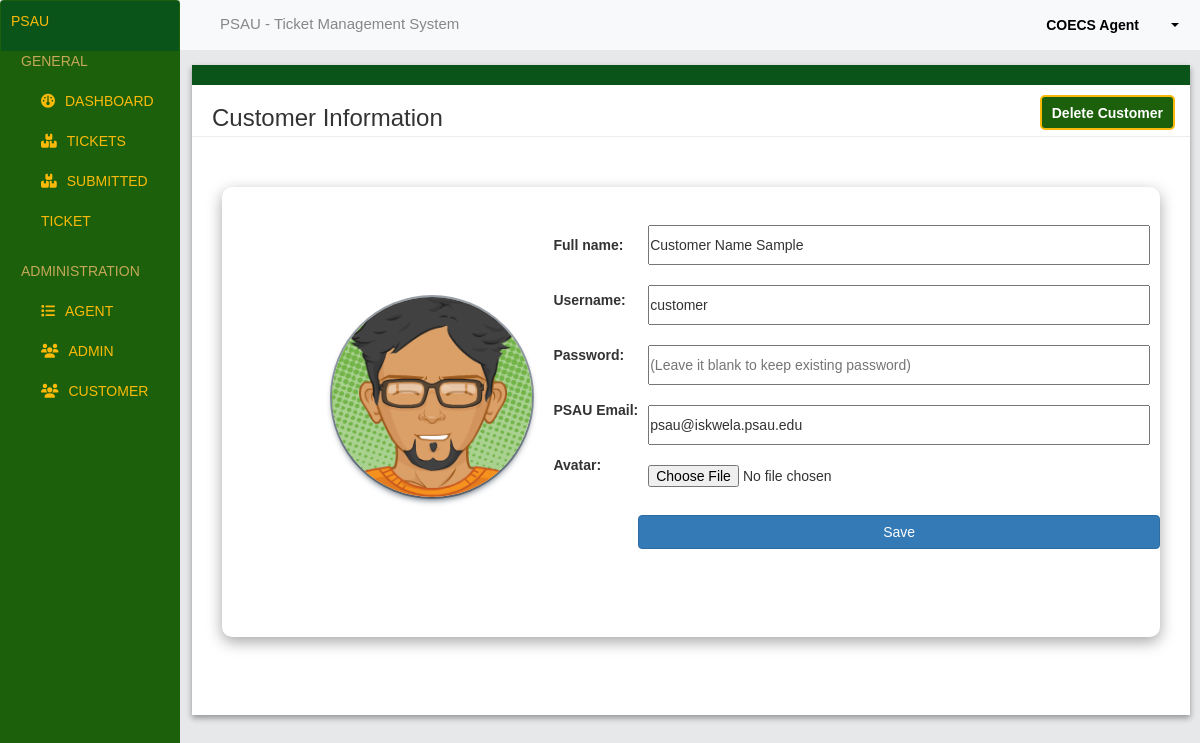
/admin/customer/open-customer.php?id=4 (signed in), run on the app's committed database.
### tables this page shows
CREATE TABLE `users` (
  `id` int(11) NOT NULL,
  `username` varchar(255) NOT NULL,
  `password` varchar(255) NOT NULL,
  `full_name` varchar(60) NOT NULL,
  `image` text NOT NULL,
  `psau_email` varchar(60) NOT NULL,
  `role` enum('customer','staff','admin') NOT NULL,
  `department` text NOT NULL
);

### admin/customer/open-customer.php (the view, shortened to what this page needs)
<?php
include_once '../../connectivity.php';
$username = $_SESSION["username"];
$sql = "SELECT id, full_name FROM users WHERE username = ?";
$stmt = $conn->prepare($sql);
$stmt->bind_param("s", $username);
$stmt->execute();
$result = $stmt->get_result();
if ($result->num_rows > 0) {
    $row = $result->fetch_assoc();
    $full_name = $row['full_name'];
} else {
    $user_id = null;
    $full_name = "Unknown";
}
?>
<!DOCTYPE html>
<html lang="en">
<head>
      <link rel="stylesheet" href="https://cdnjs.cloudflare.com/ajax/libs/font-awesome/6.5.2/css/all.min.css"
 />
    <link rel="stylesheet" href="https://maxcdn.bootstrapcdn.com/bootstrap/3.4.1/css/bootstrap.min.css">
    <link rel="stylesheet" href="https://cdn.datatables.net/1.13.4/css/dataTables.bootstrap5.min.css" />
      <link rel="stylesheet" href="../../css/admin-ui.css" />
</head>
<body>
    <div class="navbar">
        <div class="home-nav">
            <p>PSAU</p>
        </div>
        <ul>
            <p class="sub-title">General</p>
            <li class="dash"><a href="http://localhost/psau4/admin/index.php"><i class="fa-solid fa-gauge"></i>Dashboard</a></li>
            <li><a href="http://localhost/psau4/admin/tickets/index.php"><i class="fa-solid fa-boxes-stacked"></i>Tickets</a></li>
            <li><a href="http://localhost/psau4/admin/tickets/ticket-view.php"><i class="fa-solid fa-boxes-stacked"></i>Submitted Ticket</a></li>
            <br />
            <p class="sub-title">Administration</p>
            <li><a href="http://localhost/psau4/admin/agents/index.php"><i class="fa-solid fa-list"></i>Agent</a></li>
            <li><a href="http://localhost/psau4/admin/admin/index.php"><i class="fa-solid fa-users"></i>Admin</a></li>
            <li><a href="http://localhost/psau4/admin/customer/index.php"><i class="fa-solid fa-users"></i>Customer</a></li>
        </ul>
    </div>
    <div class="header">
        <div class="header-title">
            <p>PSAU - Ticket Management System</p>
        </div>
        <div class="account-header">
    <div class="dropdown">
        <button class="btn dropdown-toggle" type="button" data-toggle="dropdown">
            <div class="button-container"><p class="fullname"><?php echo $full_name; ?></p>
            <span class="caret"></span></div>
        </button>
    </div>
</div>
    </div>
   <?php
         $q = "select * from users where id={$_GET['id']}";
         $r = $conn->query($q);
         $row = $r->fetch_assoc();
        ?>
    <div class="content" style="min-height: 650px; height:auto;">
        <div class="content_design">a</div>
        <div class="conten_text">
            <h3>Customer Information </h3>
            <a href="javascript:void(0);" onclick="delete_rec(<?php echo $row['id']; ?>);"><button>Delete Customer</button></a>
        </div>
        <hr class="hr_content">
        <div>
            <div class="openAgent-container">
                <div class="avatar-container" >
                    <img id="avatar-preview" src="../../img/<?php echo $row['image']; ?>" alt="">
                </div>
                <div class="label-container">
                <form action="update-customer.php" method="post" enctype="multipart/form-data">
                    <div class="form-group">
                        <label for="name">Full name:</label>
                        <label for="">Username:</label>
                        <label for="">Password:</label>
                        <label for="">PSAU Email:</label>
                        <label for="">Avatar:</label>
                    </div>
                    </div>
                    <div class="input-container">
                            <input type="text" name="full_name" value="<?= $row['full_name'] ?>">
                            <input type="text" name="username" value="<?= $row['username'] ?>">
                            <input type="text" name="password" value="" placeholder="(Leave it blank to keep existing password)">
                            <input type="text" name="psau_email" value="<?= $row['psau_email'] ?>">
                            <input type="file" id="image-input" name="image">
                            <button type="submit" class="btn btn-primary">Save</button>
                    </div>
            </div>
        </div>
    </div>
</body>
</html>

### css/admin-ui.css (style rules this page uses)
* { margin: 0; padding: 0; box-sizing: border-box; font-family: "Poppins", sans-serif; }
body { background-color: #E6E8EA; }
.navbar { background-color: #1C600B; width: 15%; top: 0; margin: 0%; position: relative; display: flex; flex-direction: column; height: 200vh; color: white; font-family: "Oswald", sans-serif; font-weight: 500; position:fixed; padding-bottom: 100px; text-transform: uppercase; }
.home-nav { background: #0A5419; padding: 10px; color: #FBBA09; }
.sub-title { padding-left: 20px; cursor: default; }
ul { padding: 0; color: #C4A759; }
ul li { list-style: none; transition: background-color 0.5s; }
ul li a { display: block; padding-left: 40px; text-decoration: none; line-height: 40px; color: #FBBA09; font-size: 20; transition: .3s; }
ul li a i { margin-right: 10px; }
.header { display: flex; flex-direction: row; justify-content: space-between; background-color: #F8F9FA; height: 50px; margin-left: 15%; position: fixed; top: 0; width: 85%; z-index: 100; transition: 300ms; }
.header-title { text-align:start ; font-size: 15px; color: #868787; flex: 1; padding: 13px; padding-left: 40px; }
.account-header { flex: 1; text-align: end; padding: 9px; }
.dropdown .btn { border: none; background-color: #F8F9FA; color: black; font-weight: bold; }
.content { display: flex; flex-direction: column; margin-top: 65px; margin-left: 16%; margin-right: 10px; box-shadow: rgba(0, 0, 0, 0.16) 0px 3px 6px, rgba(0, 0, 0, 0.23) 0px 3px 6px; font-family: "Poppins", sans-serif; background-color: #FFFFFF; }
.content_design { color: #0A5419 ; background-color: #0A5419; }
.conten_text { display: flex; flex-direction: row; justify-content: space-between; margin-left: 20px; font-size: 2rem; font-weight: 700; }
.conten_text a button { text-decoration: none; color: white; font-weight: light; font-size: 14px; padding: 5px; padding-left: 10px; padding-right: 10px; margin-right: 15px; background-color: #1C600B; border-radius: 5px; width: auto; height: 35px; margin-top: 10px; border: 2px solid #FBBA09; }
.hr_content { margin-top: -5px; background-color: #EEEEEE; margin-top: 5 px; }
.form-group { display: flex; flex-direction: column; align-items: flex-start; margin-left: 50px; }
.form-group label { margin-bottom: 5px; }
label, input { height: 40px; }
.button-container { position: relative; display: inline-block; height: 10px; }
.fullname { display: inline-block; margin-right: 40px; }
.caret { position: absolute; top: 50%; transform: translateY(-50%); right: 0; margin-top: 5px; }
.openAgent-container { display: flex; flex-direction: row; box-shadow: rgba(0, 0, 0, 0.35) 0px 5px 15px; margin: 30px; border-radius: 10px; height: 450px; }
.avatar-container { width: 30%; }
.avatar-container img { margin:110px 50px 100px 110px; border-radius: 50%; box-shadow: rgba(6, 24, 44, 0.4) 0px 0px 0px 2px, rgba(6, 24, 44, 0.65) 0px 4px 6px -1px, rgba(255, 255, 255, 0.08) 0px 1px 0px inset; }
.label-container { width: auto; margin-top: 38px; }
.label-container label { margin-top: 10px; }
.input-container { flex: 1; display: flex; flex-direction: column; margin-top: 28px; }
.input-container input, .input-container select { margin-top: 20px; margin: 10px; }

### data on the page
users: full_name "COECS Agent"
users: image (picture), full_name "Customer Name Sample", username "customer", psau_email "psau@iskwela.psau.edu"
